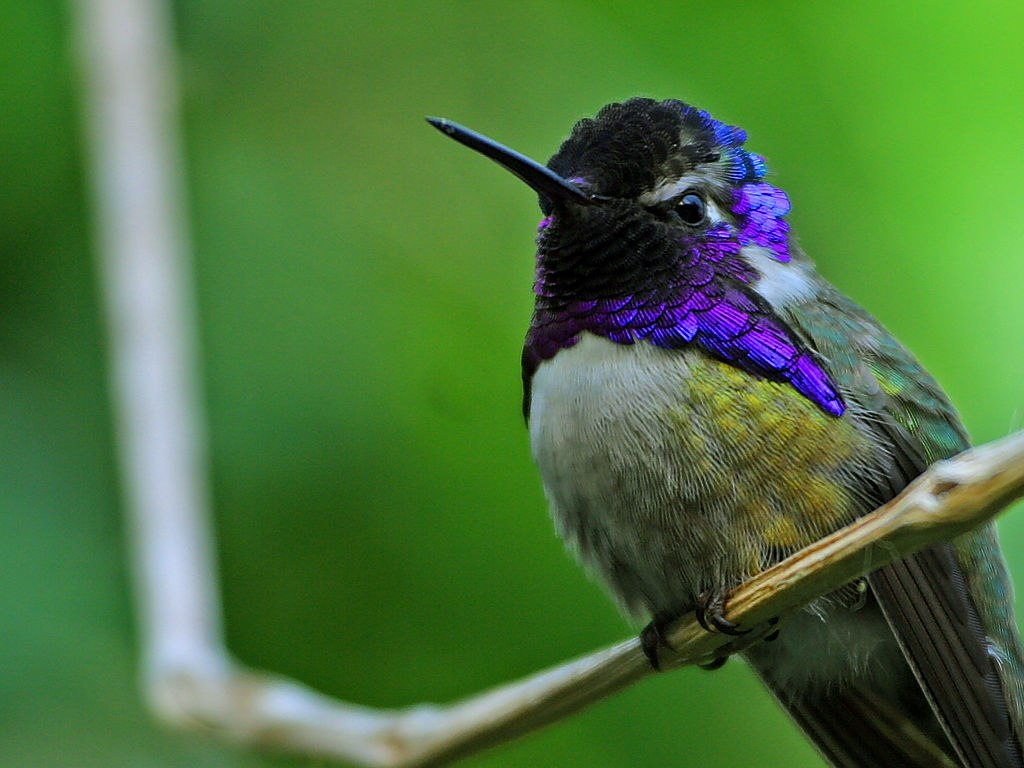
#> input picture imgs/imageTransformations/hummingbird-1024px.jpg, 1024 x 768 px, found by its file name
$ python image_transformations.py
#> lines starting #> are read from the running program, lines starting #| are printed output that depends on the picture; after the words box and inside, x2 and y2 are one past the last pixel; in counts of white or black regions, pixels touching at a corner belong together
"""
DIP - Digital Image Processing
Implementing image transformations with numpy and opencv.

Author: Hugo Tallys Martins Olveira
"""

import os
import sys

import cv2 as cv
import numpy as np


def crop_and_flip(img, x0, y0, x1, y1):
    """
    Crop and flip an image. The cropped section is the rectangle
    delimited by points (x0, y0) (upper left) and (x1, y1) (lower right).
    """
    if x0 > x1 or y0 > y1:
        raise ValueError(
            "x0 and y0 must be smaller than x1 and y1 respectively"
        )
    return img[x1:x0:-1, y1:y0:-1, :]


def affine_transform(img, tx, ty, theta=0.):
    '''
    Performs an affine transformation in the image. The transformation
    is a composition of a translation of (tx, ty) followed by a
    rotation of theta radians.
    '''
    T = np.array([
        np.cos(theta), np.sin(theta), tx,
        -np.sin(theta), np.cos(theta), ty,
    ]).reshape(2, 3)
    height, width = img.shape[:2]
    return cv.warpAffine(img, T, (width, height))


def resize(img, width, height, mode=cv.INTER_AREA):
    '''
    Resizes a image to dimensions (width, height, N_CHANNELS) using
    the interpolation given by `mode`.
    '''
    return cv.resize(img, (width, height), mode)


def bitwise_op(img1, img2, op="AND"):
    """
    Performs a bitwise operation in each pixel of the image.
    The dimensions of each image must match.
    """
    foo = {
        "AND": np.bitwise_and,
        "OR": np.bitwise_or,
        "XOR": np.bitwise_xor
    }

    assert img1.shape == img2.shape, (
        "Mismatch of dimensions: "
        f"{img1.shape} != {img2.shape}"
    )
    assert op in foo, "Operation must be `AND`, `OR` or `XOR`"

    img = np.zeros_like(img1)

    for c in range(img1.shape[2]):
        img[:, :, c] = foo[op](img1[:, :, c], img2[:, :, c])
    return img


def mask(img, bmask):
    '''
    Applies a binary mask (single channel) to an image and performs AND
    bitwise operation.
    '''
    assert img.shape[:2] == bmask.shape, (
        "Mismatch of dimensions: "
        f"img.shape={img.shape[:2]} != mask.shape={bmask.shape}"
    )

    for c in range(img.shape[2]):
        img[:, :, c] = np.bitwise_and(img[:, :, c], bmask)
    return img


if __name__ == "__main__":
    data = []

    bgr_img = cv.imread("imgs/imageTransformations/hummingbird-1024px.jpg")
#> bgr_img is the input picture: shape (768, 1024, 3); mean B, G, R 60.6, 115.3, 75.5

    if bgr_img is None:
        sys.exit("Could not read the image.")

    cv.imshow("Original Iimage", bgr_img)

    cropped_img = crop_and_flip(bgr_img, 256, 256, 756, 756)
    cv.imshow("Cropped and flipped image", cropped_img)
    data.append(("cropped.jpeg", cropped_img))

    translated_img = affine_transform(bgr_img, 256, 256)
    cv.imshow("Translated image", translated_img)
    data.append(("translated.jpeg", translated_img))

    rotated_img = affine_transform(bgr_img, 0, 0, np.pi/6)
#> call 2 of affine_transform, with tx = 0, ty = 0, theta = 0.524
#> in affine_transform (call 2), `return cv.warpAffine(img, T, (width, height))`:
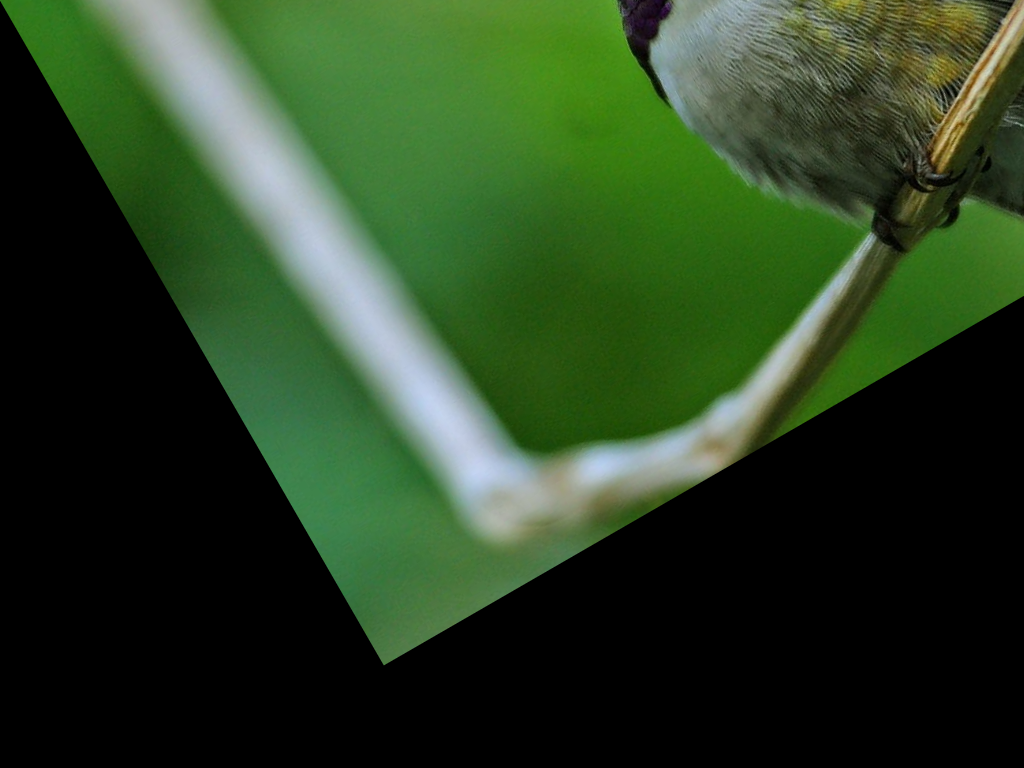
#> returned value: shape (768, 1024, 3); mean of channels 0, 1, 2 34, 63.6, 41.5; drawn as B, G, R
    cv.imshow("Rotated image", rotated_img)
    data.append(("rotated.jpeg", rotated_img))

    new_height, new_width = np.array(bgr_img.shape[:2]) // 3
#> new_height = 256; new_width = 341
    resized_img = resize(bgr_img, new_width, new_height)
    cv.imshow("Resized image", resized_img)
    data.append(("resized.jpeg", resized_img))

    dummy_mask = np.full_like(bgr_img, 255)
    dummy_mask = affine_transform(dummy_mask, new_width, new_height)
    cv.imshow("Dummy mask", dummy_mask)
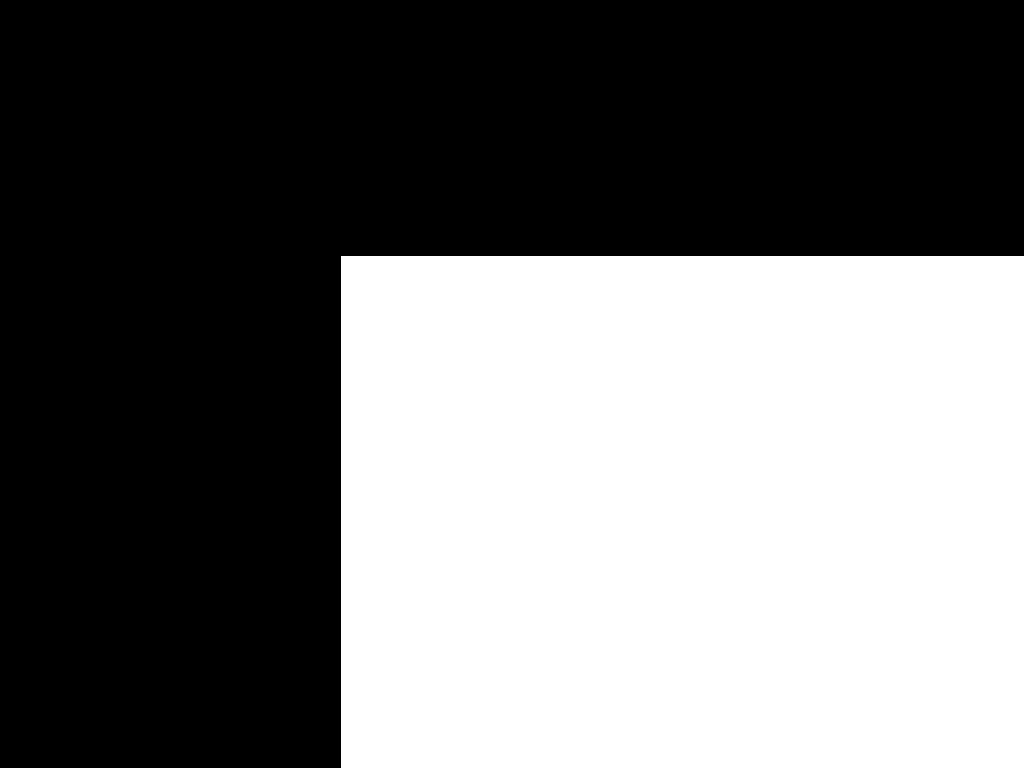
#> window 'Dummy mask': shape (768, 1024, 3); 44.5% white; 1 white region, box (x1, y1, x2, y2) and area: (341, 256, 1024, 768) 349696
    data.append(("dummy_mask.jpeg", dummy_mask))

    and_img = bitwise_op(bgr_img, dummy_mask, "AND")
    cv.imshow("Bitwise AND", and_img)
    data.append(("and.jpeg", and_img))

    or_img = bitwise_op(bgr_img, dummy_mask, "OR")
    cv.imshow("Bitwise OR", or_img)
    data.append(("or.jpeg", or_img))

    xor_img = bitwise_op(bgr_img, dummy_mask, "XOR")
#> call 3 of bitwise_op, with op = 'XOR'
#> after the loop in bitwise_op (call 3), `for c in range(img1.shape[2]):`:
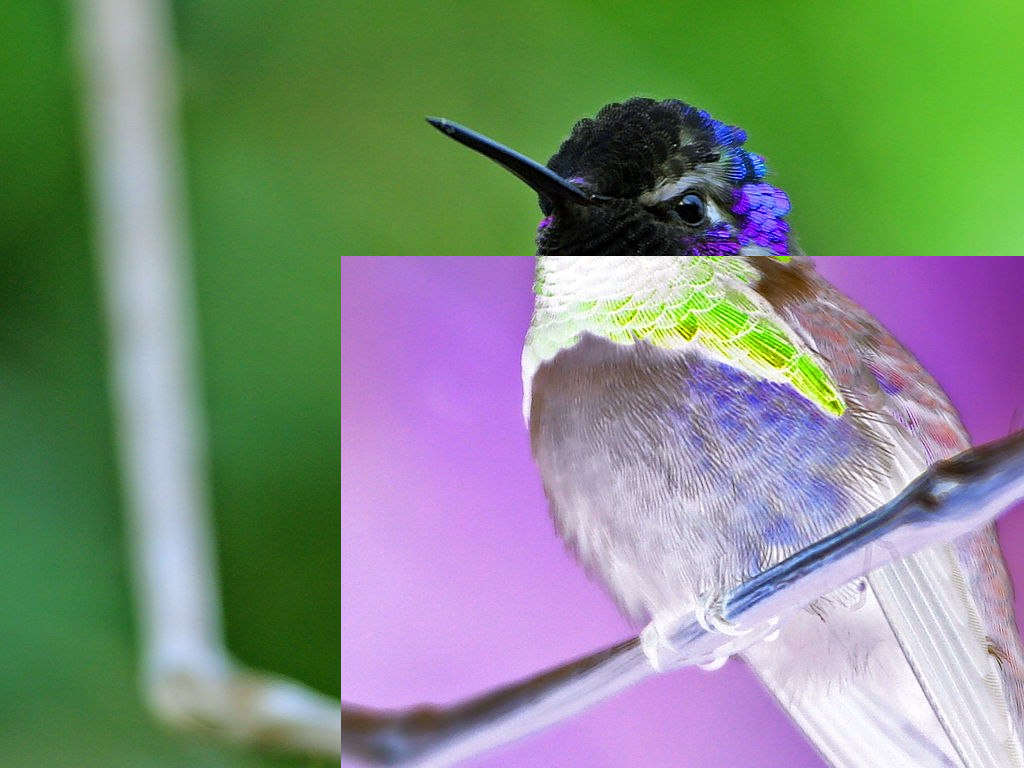
#> img: shape (768, 1024, 3); mean B, G, R 127, 141.3, 126.9
    cv.imshow("Bitwise XOR", xor_img)
    data.append(("xor.jpeg", xor_img))

    threshold = 128
    bin_mask = bgr_img[:, :, 0]
    bin_mask[bin_mask > threshold] = 255
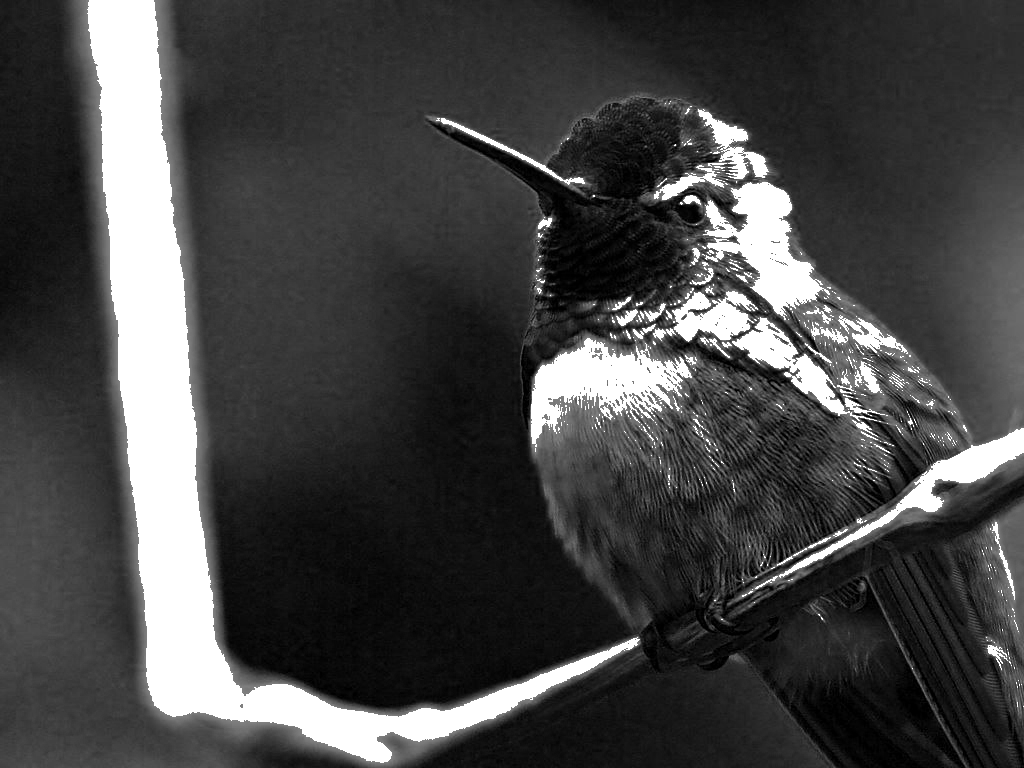
#> bin_mask: shape (768, 1024); min 0, max 255, mean 69.9
    bin_mask[bin_mask <= threshold] = 0
#> bin_mask: shape (768, 1024); 11.9% white; 519 white regions (461 under 20 px), largest, box (x1, y1, x2, y2) and area: (87, 0, 640, 763) 60156, (531, 338, 692, 447) 7499, (703, 182, 830, 320) 7225

    masked_img = mask(bgr_img, bin_mask)
#> after the loop in mask, `for c in range(img.shape[2]):`:
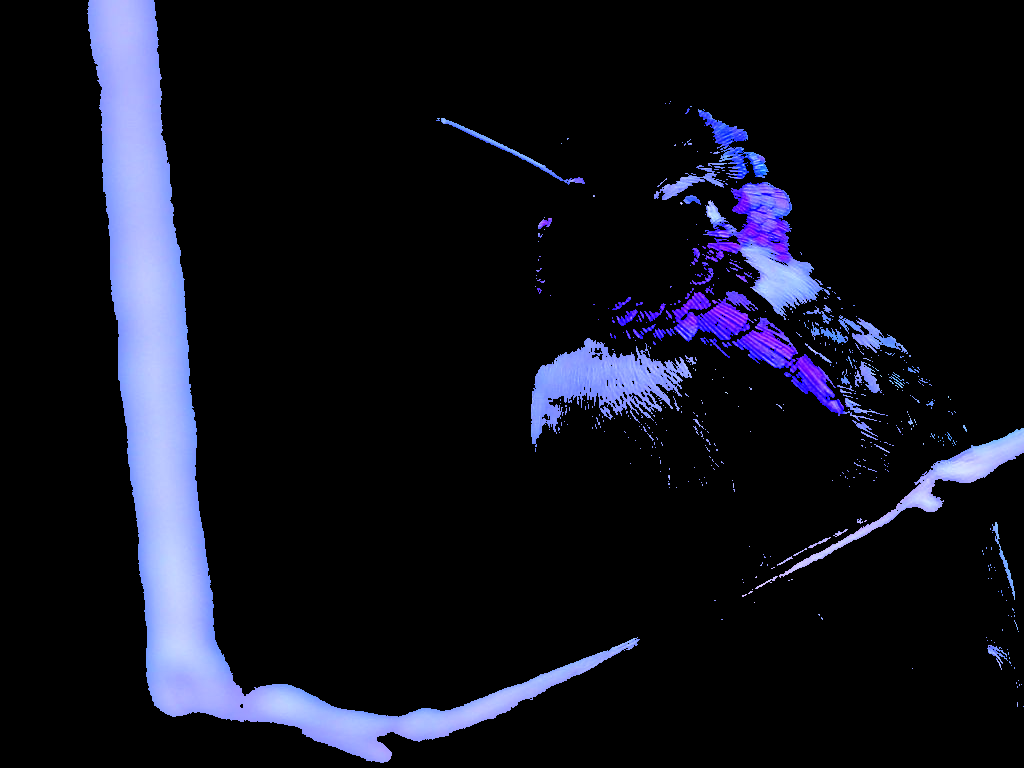
#> img: shape (768, 1024, 3); mean B, G, R 30.2, 18.8, 17.6
    cv.imshow("Masked image", masked_img)
    data.append(("masked.jpeg", masked_img))

    for fname, img in data:
        cv.imwrite(os.path.join(
            "imgs/imageTransformations", fname), img)
#> this loop made 9 passes
#> fname on passes 1 to 9: 'cropped.jpeg', 'translated.jpeg', 'rotated.jpeg', 'resized.jpeg', 'dummy_mask.jpeg', 'and.jpeg', 'or.jpeg', 'xor.jpeg', 'masked.jpeg'
#> pass 1, `cv.imwrite(os.path.join( "imgs/imageTransformations", fname), img)`:
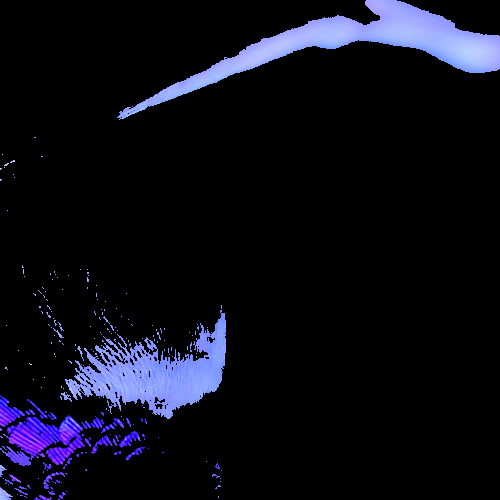
#> saved as cropped.jpeg: shape (500, 500, 3); mean B, G, R 22.9, 12.8, 12.5

    cv.waitKey(0)
